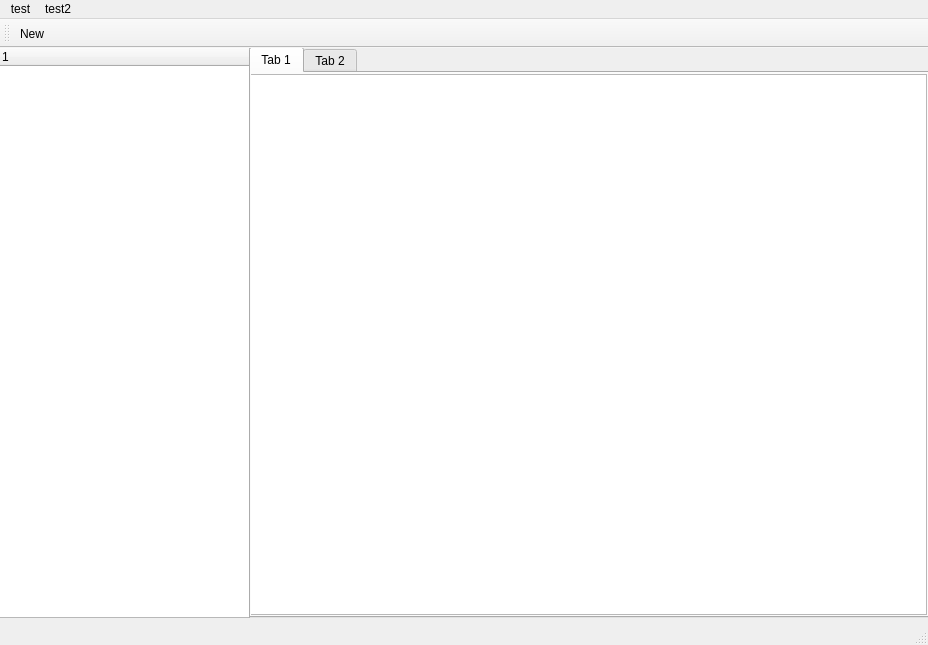
<?xml version="1.0" encoding="UTF-8"?>
<ui version="4.0">
 <class>MainWindow</class>
 <widget class="QMainWindow" name="MainWindow">
  <property name="geometry">
   <rect>
    <x>0</x>
    <y>0</y>
    <width>928</width>
    <height>645</height>
   </rect>
  </property>
  <property name="windowTitle">
   <string>MainWindow</string>
  </property>
  <widget class="QWidget" name="centralwidget">
   <widget class="QWidget" name="horizontalLayoutWidget">
    <property name="geometry">
     <rect>
      <x>-1</x>
      <y>-1</y>
      <width>251</width>
      <height>571</height>
     </rect>
    </property>
    <layout class="QHBoxLayout" name="horizontalLayout">
     <item>
      <widget class="QTreeWidget" name="treeWidget">
       <column>
        <property name="text">
         <string notr="true">1</string>
        </property>
       </column>
      </widget>
     </item>
    </layout>
   </widget>
   <widget class="QWidget" name="horizontalLayoutWidget_2">
    <property name="geometry">
     <rect>
      <x>249</x>
      <y>-1</y>
      <width>681</width>
      <height>571</height>
     </rect>
    </property>
    <layout class="QHBoxLayout" name="horizontalLayout_2">
     <item>
      <widget class="QTabWidget" name="tabWidget">
       <widget class="QWidget" name="tab">
        <attribute name="title">
         <string>Tab 1</string>
        </attribute>
        <widget class="QListView" name="listView">
         <property name="geometry">
          <rect>
           <x>-5</x>
           <y>1</y>
           <width>681</width>
           <height>541</height>
          </rect>
         </property>
        </widget>
       </widget>
       <widget class="QWidget" name="tab_2">
        <attribute name="title">
         <string>Tab 2</string>
        </attribute>
       </widget>
      </widget>
     </item>
    </layout>
   </widget>
  </widget>
  <widget class="QMenuBar" name="menubar">
   <property name="geometry">
    <rect>
     <x>0</x>
     <y>0</y>
     <width>928</width>
     <height>23</height>
    </rect>
   </property>
   <widget class="QMenu" name="menutest">
    <property name="title">
     <string>test</string>
    </property>
    <addaction name="actiontest1"/>
    <addaction name="actiontest2"/>
   </widget>
   <widget class="QMenu" name="menutest2">
    <property name="title">
     <string>test2</string>
    </property>
    <addaction name="actiontest4"/>
   </widget>
   <addaction name="menutest"/>
   <addaction name="menutest2"/>
  </widget>
  <widget class="QStatusBar" name="statusbar"/>
  <widget class="QToolBar" name="toolBar">
   <property name="windowTitle">
    <string>toolBar</string>
   </property>
   <attribute name="toolBarArea">
    <enum>TopToolBarArea</enum>
   </attribute>
   <attribute name="toolBarBreak">
    <bool>false</bool>
   </attribute>
   <addaction name="actionNew"/>
  </widget>
  <action name="actiontest1">
   <property name="text">
    <string>test1</string>
   </property>
  </action>
  <action name="actiontest2">
   <property name="text">
    <string>test2</string>
   </property>
  </action>
  <action name="actiontest4">
   <property name="text">
    <string>test4</string>
   </property>
  </action>
  <action name="actionNew">
   <property name="icon">
    <iconset theme="accessories-calculator"/>
   </property>
   <property name="text">
    <string>New</string>
   </property>
   <property name="toolTip">
    <string>New</string>
   </property>
   <property name="menuRole">
    <enum>QAction::TextHeuristicRole</enum>
   </property>
  </action>
 </widget>
 <resources/>
 <connections/>
</ui>
